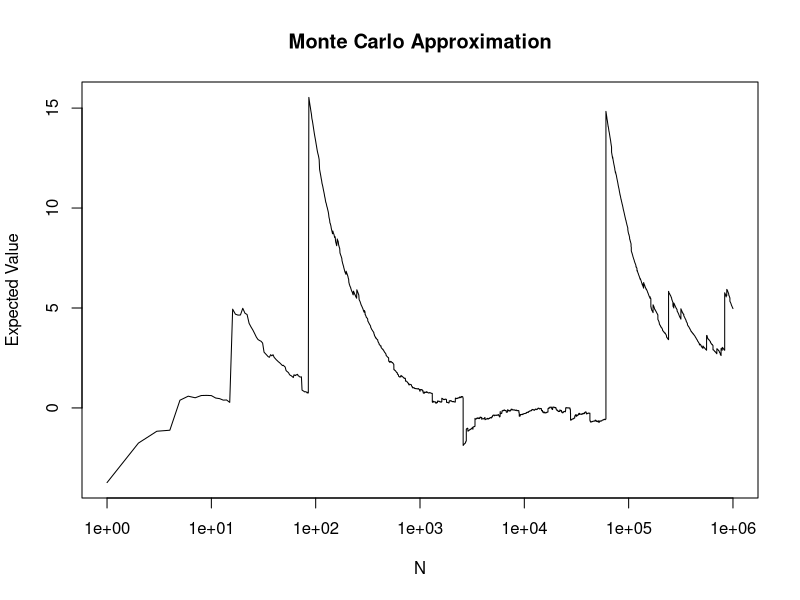

This figure's R source:
N = 10^6

samp = rcauchy(N,0,1)

samp.sum = rep(0,N)
samp.mean = rep(0,N)

samp.sum[1] = samp[1]
for(i in 2:N){
  samp.sum[i] = samp.sum[i-1] + samp[i]
  samp.mean[i] = samp.sum[i]/i
}
samp.mean[1] = samp.sum[1]

x = 1:N
plot(x,samp.mean,log = "x", type="l", lty=1, xlab="N", ylab="Expected Value",
     main="Monte Carlo Approximation")